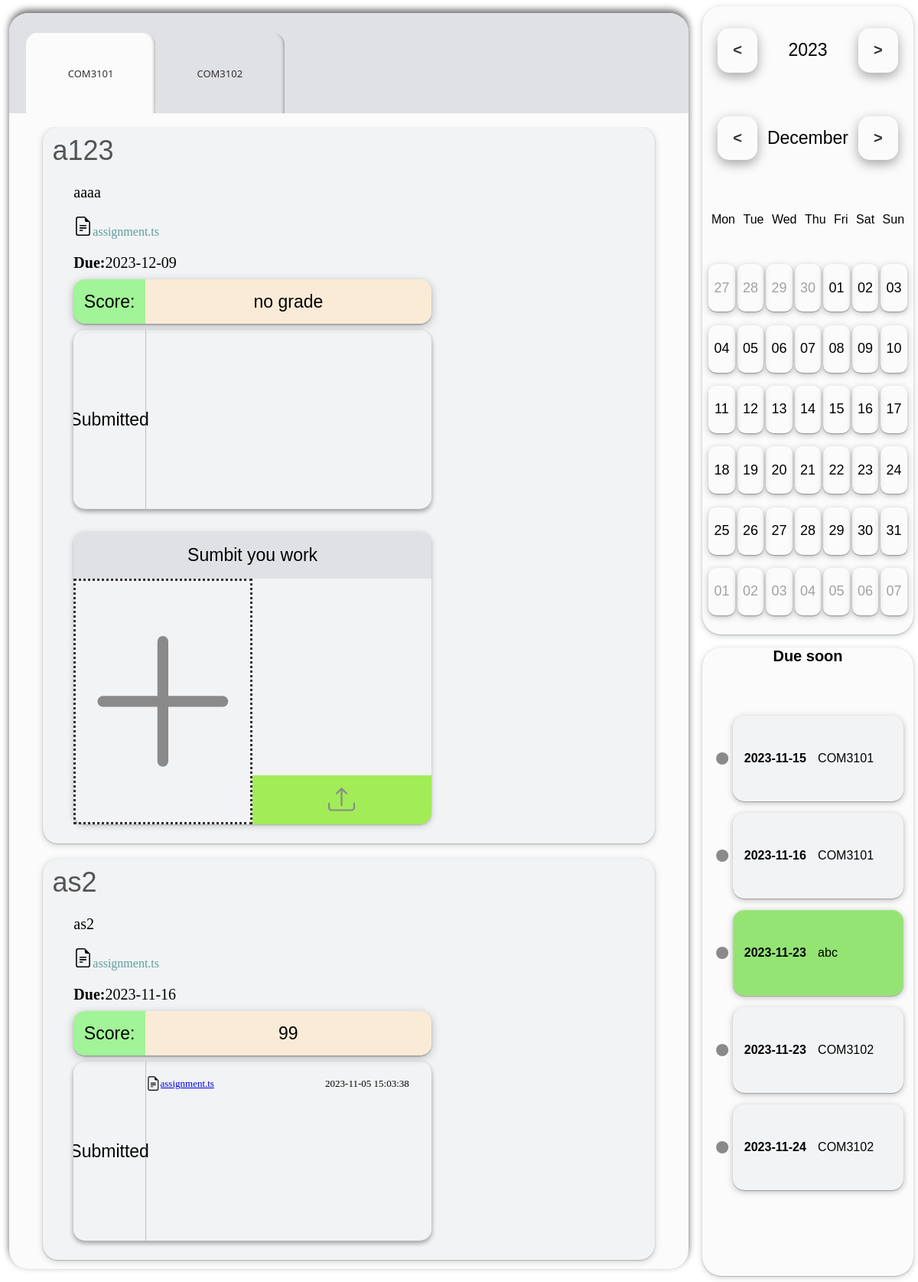
Screenshot of /student-index/student-course.php (signed in) with the database file from the repository.
### tables this page shows
CREATE TABLE `course` (
  `id` int(11) NOT NULL,
  `courseid` varchar(110) NOT NULL,
  `studentid` varchar(110) NOT NULL,
  `staffid` varchar(110) NOT NULL
);

CREATE TABLE `coursework` (
  `id` int(11) NOT NULL,
  `courseid` varchar(110) NOT NULL,
  `type` int(10) NOT NULL DEFAULT 0,
  `header` varchar(110) NOT NULL,
  `content` varchar(1100) NOT NULL,
  `date` date DEFAULT NULL
);

CREATE TABLE `worklink` (
  `id` int(110) NOT NULL,
  `link` varchar(110) NOT NULL,
  `filename` varchar(110) NOT NULL,
  `courseid` varchar(110) NOT NULL,
  `header` varchar(110) NOT NULL
);

CREATE TABLE `grade` (
  `id` int(110) NOT NULL,
  `courseid` varchar(110) NOT NULL,
  `studentid` varchar(110) NOT NULL,
  `header` varchar(110) NOT NULL,
  `score` int(11) NOT NULL
);

CREATE TABLE `submit` (
  `id` int(11) NOT NULL,
  `header` varchar(110) NOT NULL,
  `studentid` varchar(110) NOT NULL,
  `courseid` varchar(110) NOT NULL,
  `link` varchar(110) DEFAULT NULL,
  `filename` varchar(110) NOT NULL,
  `date` datetime DEFAULT NULL,
  `keyid` int(110) NOT NULL,
  `studentname` varchar(123) NOT NULL
);

CREATE TABLE `duedate` (
  `id` int(110) NOT NULL,
  `tittle` varchar(110) NOT NULL,
  `content` varchar(1100) NOT NULL,
  `date` date DEFAULT NULL,
  `userid` varchar(110) NOT NULL
);

CREATE TABLE `studentdue` (
  `id` int(110) NOT NULL,
  `tittle` varchar(110) NOT NULL,
  `content` varchar(1100) NOT NULL,
  `userid` varchar(110) NOT NULL,
  `date` date DEFAULT NULL
);

### student-index/student-course.php (the view, shortened to what this page needs)
<?php
if (isset($_SESSION['user_id'])) {
    $userid = $_SESSION['user_id'];
    $db = loadingdb();
    $sql = "SELECT courseid FROM course WHERE studentid = $userid";
    $result = mysqli_query($db, $sql);
    $query = "SELECT name FROM students WHERE id = '$userid'";
    $result2 = mysqli_query($db, $query);
    if (mysqli_num_rows($result2) > 0) {
      $row = mysqli_fetch_assoc($result2);
      $studentname = $row['name'];
    }
    $coursebutton = '';
    $counter = 0;
    while ($row = mysqli_fetch_assoc($result)) {
        $counter++;
        $courseid=$row['courseid'];
        $buttonId = 'change' . chr(64 + $counter);
        $dateid='course' . chr(64 + $counter);
        $isActive = ($counter === 1) ? ' active' : '';
        $coursebutton .= '<button class="course-button' . $isActive . '" id="' . $buttonId . '" data-target="'.$dateid.'">'.$courseid .'</button>';
        $courseworkSql = "SELECT * FROM coursework WHERE courseid = '$courseid'";
        $courseworkResult = mysqli_query($db, $courseworkSql);
        $work='';
        $link='';
        $navbutton='';
        while ($crRow = mysqli_fetch_assoc($courseworkResult)) {
        $crcourseid=$crRow['courseid'];
        $crheader =$crRow['header'];
        $crid =$crRow['id'];
        $navbutton .= '<button class="nav-button" onclick="goto(\'' . $crheader . '\')">' . $crheader . '</button>';
        if($crRow['type']==0){
        $filelink ="SELECT* FROM worklink WHERE courseid ='$crcourseid'AND header='$crid'";
        $filelinkresult = mysqli_query($db, $filelink);
        while ($flrow = mysqli_fetch_assoc($filelinkresult)) {
        $link .='
        <div title="'.$flrow['id'].'" class="left-course-class-content-link">
        <svg xmlns="http://www.w3.org/2000/svg" width="25" height="25" fill="currentColor" class="bi bi-file-earmark-text" viewBox="0 0 16 16">
         <path d="M5.5 7a.5.5 0 0 0 0 1h5a.5.5 0 0 0 0-1h-5zM5 9.5a.5.5 0 0 1 .5-.5h5a.5.5 0 0 1 0 1h-5a.5.5 0 0 1-.5-.5zm0 2a.5.5 0 0 1 .5-.5h2a.5.5 0 0 1 0 1h-2a.5.5 0 0 1-.5-.5z"/>
         <path d="M9.5 0H4a2 2 0 0 0-2 2v12a2 2 0 0 0 2 2h8a2 2 0 0 0 2-2V4.5L9.5 0zm0 1v2A1.5 1.5 0 0 0 11 4.5h2V14a1 1 0 0 1-1 1H4a1 1 0 0 1-1-1V2a1 1 0 0 1 1-1h5.5z"/>
        </svg>
        <a  class="left-course-a" href="'.$flrow['link'] .'" download="'.$flrow['filename'].'">'.$flrow['filename'] .'</a>
        </div>
        ';
        }
        $work .= '
        <div class="left-course-class" id="'.$crheader .'">
        <div class="left-course-class-header">
        '.$crRow['header'] .'
        </div>
        <div class="left-course-class-content">
        <span> '.$crRow['content'] .'</span>'
        .$link.
        '</div>
        </div>';
        }
        else{
            $workSql = "SELECT * FROM submit WHERE courseid = '$courseid' AND keyid ='$crid' AND studentid='$userid' ";
            $workResult = mysqli_query($db, $workSql);
            $worklink='';
            $link='';
            $filelink ="SELECT* FROM worklink WHERE courseid ='$crcourseid'AND header='$crid'";
            $filelinkresult = mysqli_query($db, $filelink);
            while ($flrow = mysqli_fetch_assoc($filelinkresult)) {
            $link .='
            <div class="left-course-class-content-link">
            <svg xmlns="http://www.w3.org/2000/svg" width="25" height="25" fill="currentColor" class="bi bi-file-earmark-text" viewBox="0 0 16 16">
             <path d="M5.5 7a.5.5 0 0 0 0 1h5a.5.5 0 0 0 0-1h-5zM5 9.5a.5.5 0 0 1 .5-.5h5a.5.5 0 0 1 0 1h-5a.5.5 0 0 1-.5-.5zm0 2a.5.5 0 0 1 .5-.5h2a.5.5 0 0 1 0 1h-2a.5.5 0 0 1-.5-.5z"/>
             <path d="M9.5 0H4a2 2 0 0 0-2 2v12a2 2 0 0 0 2 2h8a2 2 0 0 0 2-2V4.5L9.5 0zm0 1v2A1.5 1.5 0 0 0 11 4.5h2V14a1 1 0 0 1-1 1H4a1 1 0 0 1-1-1V2a1 1 0 0 1 1-1h5.5z"/>
            </svg>
            <a  class="left-course-a"href="'.$flrow['link'] .'">'.$flrow['filename'] .'</a>
            </div>
            ';
            }
            while ($wkRow = mysqli_fetch_assoc($workResult)) {
            $worklink .='  <div class="file-com-content"><svg xmlns="http://www.w3.org/2000/svg" width="15" height="15" fill="currentColor" class="bi bi-file-earmark-text" viewBox="0 0 16 16">
            <path d="M5.5 7a.5.5 0 0 0 0 1h5a.5.5 0 0 0 0-1h-5zM5 9.5a.5.5 0 0 1 .5-.5h5a.5.5 0 0 1 0 1h-5a.5.5 0 0 1-.5-.5zm0 2a.5.5 0 0 1 .5-.5h2a.5.5 0 0 1 0 1h-2a.5.5 0 0 1-.5-.5z"/>
            <path d="M9.5 0H4a2 2 0 0 0-2 2v12a2 2 0 0 0 2 2h8a2 2 0 0 0 2-2V4.5L9.5 0zm0 1v2A1.5 1.5 0 0 0 11 4.5h2V14a1 1 0 0 1-1 1H4a1 1 0 0 1-1-1V2a1 1 0 0 1 1-1h5.5z"/>
           </svg><a href="'.$wkRow['link'].'"download="'.$wkRow['filename'].'">'.$wkRow['filename'].'</a>
            <div class="com-content-text">'.$wkRow['date'].'</div></div>';
            }
           $grade='<div class="submited-grade"><div class="grade-tittle">Score:</div><div class="grade-score">no grade</div></div>';
           $stgrade = "SELECT score FROM grade WHERE studentid = '$userid' AND courseid = '$crcourseid' AND header = '$crid';";
           $stgraderesult = mysqli_query($db, $stgrade);
           $addfile='';
           if (mysqli_num_rows($stgraderesult) > 0) {
           while ($grow = mysqli_fetch_assoc($stgraderesult)){
            $grade='<div class="submited-grade"><div class="grade-tittle">Score:</div><div class="grade-score">'.$grow['score'].'</div></div>';
           }
           }
           else{
          $addfile= '
            <div class="submit-area">
            <div class="submit-area-header">
             Sumbit you work
            </div>
              <div class="file-area">
              <button class="file-sumbit" >
              <svg xmlns="http://www.w3.org/2000/svg" width="100" height="100" fill="currentColor" class="bi bi-plus-lg" viewBox="0 0 16 16">
              <path fill-rule="evenodd" d="M8 2a.5.5 0 0 1 .5.5v5h5a.5.5 0 0 1 0 1h-5v5a.5.5 0 0 1-1 0v-5h-5a.5.5 0 0 1 0-1h5v-5A.5.5 0 0 1 8 2Z"/>
              </svg>
               <input type="file" id="file" oninput="addwork(\''.$crRow['header'].'\',\''.$crRow['courseid'].'\')" multiple>
              </button>
               <div class="work-area">
                 <div class="work-area-file" id="work-area-file">
                 </div>
                 <button class="file-button" onclick="submitwork(' . $userid . ', \'' . $crRow['courseid'] . '\', \'' . $crRow['header'] . '\',\''.$crRow['id'].'\', \'' . $studentname . '\')"> <svg xmlns="http://www.w3.org/2000/svg" width="35" height="35" fill="currentColor" class="bi bi-upload" viewBox="0 0 16 16">
                 <path d="M.5 9.9a.5.5 0 0 1 .5.5v2.5a1 1 0 0 0 1 1h12a1 1 0 0 0 1-1v-2.5a.5.5 0 0 1 1 0v2.5a2 2 0 0 1-2 2H2a2 2 0 0 1-2-2v-2.5a.5.5 0 0 1 .5-.5z"/>
                 <path d="M7.646 1.146a.5.5 0 0 1 .708 0l3 3a.5.5 0 0 1-.708.708L8.5 2.707V11.5a.5.5 0 0 1-1 0V2.707L5.354 4.854a.5.5 0 1 1-.708-.708l3-3z"/>
               </svg></button>
               </div>
              </div>
            </div>
          ';
           }
            $work .= ' <div class="left-course-class" id="'.$crheader .'">
            <div class="left-course-class-header">
            '.$crRow['header'] .'
            </div>
            <div class="left-course-class-content">
            <span> '.$crRow['content'] .'</span>'
            .$link.
           ' <div class="content-date"><h4>Due: </h4>'.$crRow['date'] .'</div>
            <div class="submited" id="sumbited">
            '.$grade.'
            <div class="submited-file">
            <div class="file-tittle">Submitted</div>
            <div class="file-com" >'
             .$worklink.
            '</div>
            </div>
            </div>'
           .$addfile.'
           </div>
           </div> ';
        }
    }
    $coursecontent .= '<div class="left-course" onscroll="showNav()" id="'.$dateid.'"><div class="nav-area" id="navarea">'. $navbutton .'</div>'.$work.'</div>';
    }
}
?>
<!DOCTYPE html>
<html lang="en">
<head>
    <link rel="stylesheet" type="text/css" href="css/student-course.css">
</head>
<body>
    <div class="container">
     <div class="left">
      <div class="left-header">
       <div class="left-header-button">
       <?php echo $coursebutton ?>
       </div>
    </div>
      <div class="left-content">
      <?php echo $coursecontent ?>
      </div>
     </div>
     <div class="right">
      <div class="right-top">
      <div class="calendar" id="myCalendar">
      <div class="header">
        <button class="lastYear" id="Last year"><</button>
        <div class="currentDate"></div>
        <button class="nextYear" id="Next year">></button>
      </div>
      <div class="header-b"><button class="lastMonth" id="Last month"><</button>
      <div class="currentyue"></div>
      <button class="nextMonth" id="Next month">></button></div>
      <div class="days">
        <div class="day">Mon</div>
        <div class="day">Tue</div>
        <div class="day">Wed</div>
        <div class="day">Thu</div>
        <div class="day">Fri</div>
        <div class="day">Sat</div>
        <div class="day">Sun</div>
      </div>
            <div class="dates">
            </div>
      </div>
      </div>
      <div class="right-bot">
      <div class="right-bot-header">Due soon</div>
      <div class="right-bot-content" id="right-bot-content">
      <?php
       $db = loadingdb();
       $dueDates = [];
       $today = date('Y-m-d');
       $deleteQuery = "DELETE FROM duedate WHERE date < '$today'";
       mysqli_query($db, $deleteQuery);
       $deleteQuery2="DELETE FROM studentdue WHERE date<'$today'";
       mysqli_query($db, $deleteQuery2);
       $studentdue ="SELECT * FROM studentdue WHERE userid = '$userid'";
       $stresule = mysqli_query($db, $studentdue);
       while ($row = mysqli_fetch_assoc($stresule)) {
        $dueDates[] = $row;
       }
       $sqlcourse = "SELECT courseid FROM course WHERE studentid = $userid";
       $result = mysqli_query($db, $sqlcourse);
       while ($row = mysqli_fetch_assoc($result)) {
         $courseiddate = $row['courseid'];
         $due = "SELECT * FROM duedate WHERE tittle = '$courseiddate'";
         $dueresult = mysqli_query($db, $due);
         while ($duedateRow = mysqli_fetch_assoc($dueresult)) {
             $dueDates[] = $duedateRow;
          }
       }
       usort($dueDates, function ($a, $b) {
       return strtotime($a['date']) - strtotime($b['date']);
       });
     $duehtml='';
     foreach ($dueDates as $row) {
      if ($row['userid'] != $userid) {
          $duehtml .= '<div class="right-bot-box">
               <svg xmlns="http://www.w3.org/2000/svg" width="16" height="16" fill="currentColor" class="bi bi-circle-fill" viewBox="0 0 16 16">
                <circle cx="8" cy="8" r="8"/>
               </svg>
               <div class="right-bot-content-div">
                <div class="right-bot-content-div-date">' . $row['date'] . '</div>
                <span>' . $row['tittle'] . '</span>
                <div class="content-div-before">' . $row['content'] . '</div>
               </div>
               </div>';
      } else {
          $duehtml .= '<div class="right-bot-box">
          <svg xmlns="http://www.w3.org/2000/svg" width="16" height="16" fill="currentColor" class="bi bi-circle-fill" viewBox="0 0 16 16">
           <circle cx="8" cy="8" r="8"/>
          </svg>
          <div class="right-bot-content-div-me">
           <div class="right-bot-content-div-date-me">' . $row['date'] . '</div>
           <span>' . $row['tittle'] . '</span>
           <div class="content-div-before-me"><span>'. $row['content'] . '</span>
           <button onclick="delnot('.$userid.','.$row['id'].',\'' . $row['date'] . '\')">X</button></div>
          </div>
          </div>';
      }
  }
        ?>
       <?php echo $duehtml?>
       </div>
      </div>
     </div>
    </div>
</body>
</html>

### rows the page displays
course: courseid "COM3101"
course: courseid "COM3102"
coursework: header "a123", content "aaaa", date "2023-12-09"
worklink: filename "assignment.ts"
coursework: header "as2", content "as2", date "2023-11-16"
worklink: filename "assignment.ts"
grade: score "99"
submit: filename "assignment.ts", date "2023-11-05 15:03:38"
duedate: date "2023-11-15", tittle "COM3101"
duedate: date "2023-11-16", tittle "COM3101"
studentdue: date "2023-11-23", tittle "abc"
duedate: date "2023-11-23", tittle "COM3102"
duedate: date "2023-11-24", tittle "COM3102"
